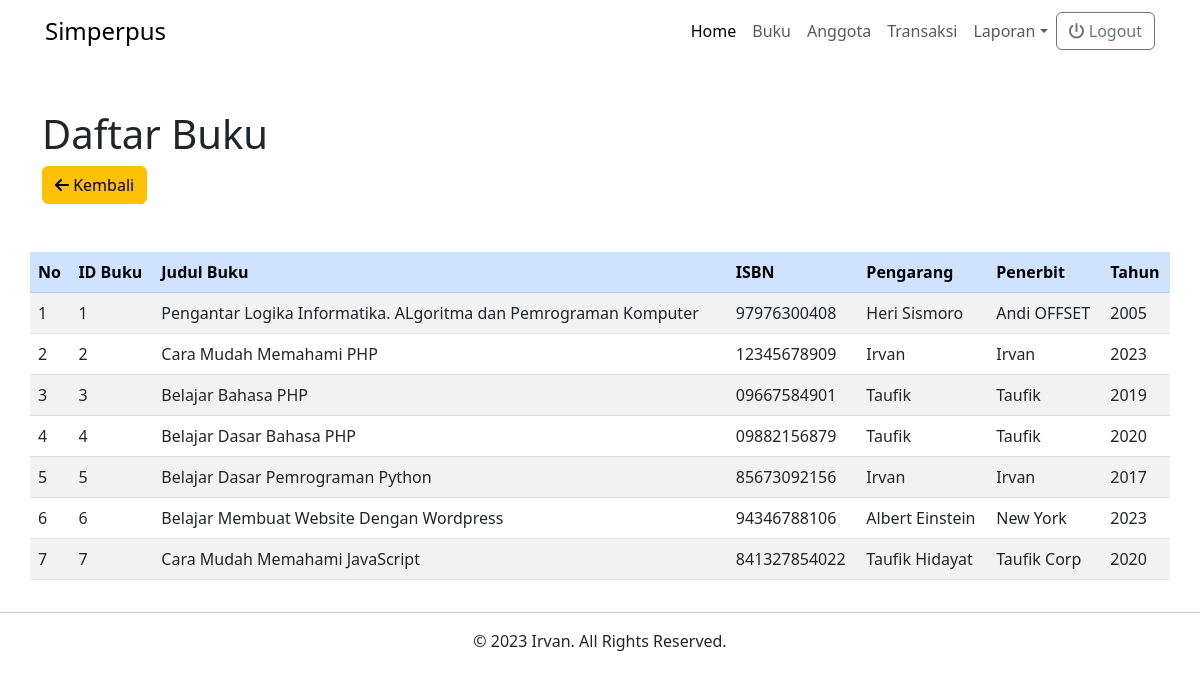
/buku-lap.php (signed in), run on the app's committed database.
### tables this page shows
CREATE TABLE `buku` (
  `id_buku` int NOT NULL,
  `judul_buku` varchar(100) DEFAULT NULL,
  `isbn` varchar(20) DEFAULT NULL,
  `pengarang` varchar(20) DEFAULT NULL,
  `penerbit` varchar(20) DEFAULT NULL,
  `tahun` year DEFAULT NULL
);

### buku-lap.php (the view, shortened to what this page needs)
<!DOCTYPE html>
<html lang="en">
<head>
    <link href="https://cdn.jsdelivr.net/npm/bootstrap@5.3.0/dist/css/bootstrap.min.css" rel="stylesheet" />
    <link rel="stylesheet" href="./src/style/style.css" />
    <link rel="stylesheet" href="https://cdnjs.cloudflare.com/ajax/libs/font-awesome/6.4.0/css/all.min.css" />
</head>
<body>
    <?php
    include_once 'navbar.php';
    ?>
    <div class="container">
        <div class="row">
            <div class="col-12">
                <div class="row">
                    <div class="col-lg-12 my-5">
                        <h1>Daftar Buku</h1>
                        <a href="buku-read.php" class="btn btn-warning"><i class="fa-solid fa-arrow-left"></i> Kembali</a>
                    </div>
                </div>
                <div class="row">
                    <table class="table table-hover table-striped">
                        <thead class="table-primary">
                            <tr>
                                <th>No</th>
                                <th>ID Buku</th>
                                <th>Judul Buku</th>
                                <th>ISBN</th>
                                <th>Pengarang</th>
                                <th>Penerbit</th>
                                <th>Tahun</th>
                            </tr>
                        </thead>
                        <tbody>
                            <?php
                            include_once "koneksi.php";
                            $query = "SELECT * FROM buku";
                            $result = mysqli_query($koneksi, $query);
                            if (!empty($result)) {
                                foreach ($result as $key => $row) {
                            ?>
                                    <tr>
                                        <td><?= $key + 1 ?></td>
                                        <td><?= $row['id_buku'] ?></td>
                                        <td><?= $row['judul_buku'] ?></td>
                                        <td><?= $row['isbn'] ?></td>
                                        <td><?= $row['pengarang'] ?></td>
                                        <td><?= $row['penerbit'] ?></td>
                                        <td><?= $row['tahun'] ?></td>
                                    </tr>
                            <?php
                                }
                            } else {
                                echo "Belum ada data transaksi!";
                            }
                            ?>
                        </tbody>
                    </table>
                </div>
            </div>
        </div>
    </div>
    <?php
    include_once 'footer.php';
    ?>
</body>
</html>

### navbar.php (shortened to what this page needs)
<!DOCTYPE html>
<html lang="en">
<head>
  <link rel="stylesheet" href="./src/style/style.css">
</head>
<body>
  <nav class="navbar navbar-expand-lg">
    <div class="container-fluid">
      <a class="navbar-brand" href="#">Simperpus</a>
      <div class="collapse navbar-collapse" id="navbarNav">
        <ul class="navbar-nav ms-auto">
          <li class="nav-item">
            <a class="nav-link active" href="index.php">Home</a>
          </li>
          <li class="nav-item">
            <a class="nav-link" href="buku-read.php">Buku</a>
          </li>
          <li class="nav-item">
            <a class="nav-link" href="anggota-read.php">Anggota</a>
          </li>
          <li class="nav-item">
            <a class="nav-link" href="transaksi-read.php">Transaksi</a>
          </li>
          <li class="nav-item dropdown">
            <a href="#" class="nav-link dropdown-toggle" data-bs-toggle="dropdown" role="button" aria-expanded="false">Laporan</a>
          </li>
        </ul>
        <div class="ml-auto">
          <a href="logout.php" class="btn btn-outline-secondary"><i class="fa-solid fa-power-off"></i> Logout</a>
        </div>
      </div>
    </div>
  </nav>
</body>
</html>

### footer.php
<footer>
    <hr>
    <p class="text-center">© 2023 <a href="http://irvanshandika.my.id" class="link-dark link-offset-2 link-underline link-underline-opacity-0">Irvan</a>. All Rights Reserved.</p>
</footer>

### src/style/style.css (style rules this page uses)
@media only screen and (min-width: 1024px) { .navbar-brand { margin-left: 33px; font-size: x-large; } }
@media only screen and (min-width: 1024px) { #navbarNav { margin-right: 33px; } }

### data on the page
buku: id_buku "1", judul_buku "Pengantar Logika Informatika. ALgoritma dan Pemrograman Komputer", isbn "97976300408", pengarang "Heri Sismoro", penerbit "Andi OFFSET", tahun "2005"
buku: id_buku "2", judul_buku "Cara Mudah Memahami PHP", isbn "12345678909", pengarang "Irvan", penerbit "Irvan", tahun "2023"
buku: id_buku "3", judul_buku "Belajar Bahasa PHP", isbn "09667584901", pengarang "Taufik", penerbit "Taufik", tahun "2019"
buku: id_buku "4", judul_buku "Belajar Dasar Bahasa PHP", isbn "09882156879", pengarang "Taufik", penerbit "Taufik", tahun "2020"
buku: id_buku "5", judul_buku "Belajar Dasar Pemrograman Python", isbn "85673092156", pengarang "Irvan", penerbit "Irvan", tahun "2017"
buku: id_buku "6", judul_buku "Belajar Membuat Website Dengan Wordpress", isbn "94346788106", pengarang "Albert Einstein", penerbit "New York", tahun "2023"
buku: id_buku "7", judul_buku "Cara Mudah Memahami JavaScript", isbn "841327854022", pengarang "Taufik Hidayat", penerbit "Taufik Corp", tahun "2020"
